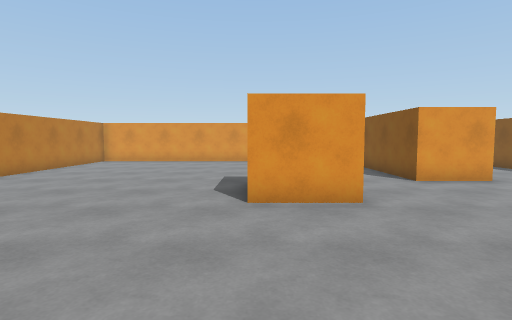
View 1 (above)

14 first-person views from a walk through a Unity game level. The camera is 1.3 m above the floor, tilts 4° down and sees 80° across. The floor is counted in squares, 1 m on a side. Each view is taken from the middle of a square. On the plan, view 1 faces up. The plan holds only what a view shows up to about 14 squares ahead; the rest is blank. The player is left out. Some animated figures are not drawn.

View 2
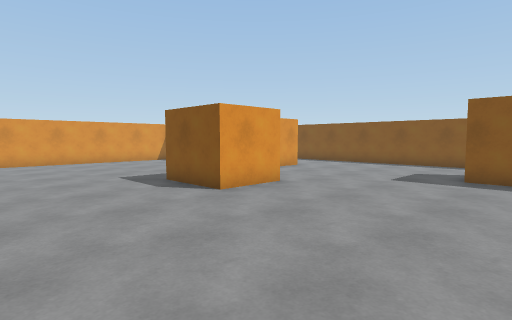

View 3
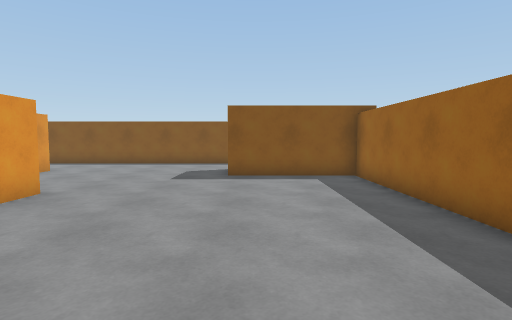

View 4
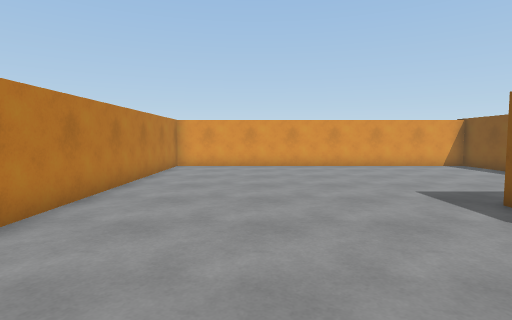

View 5
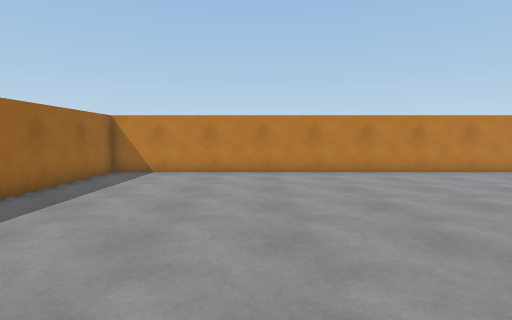

View 6
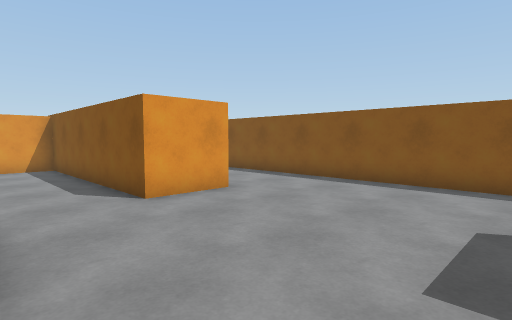

View 7
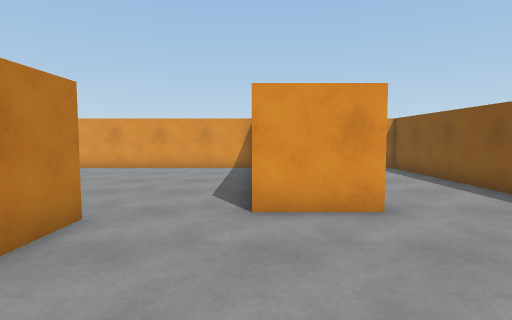

View 8
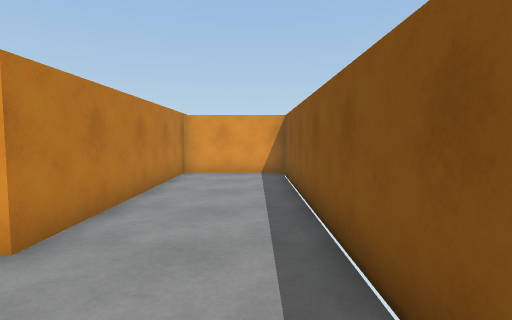

View 9
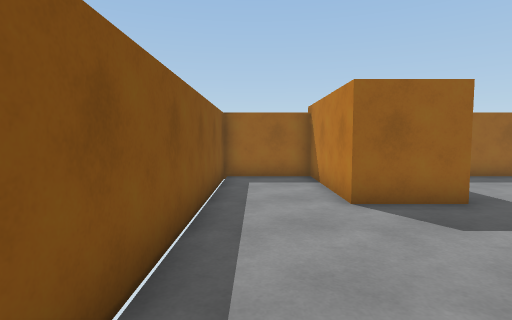

View 10
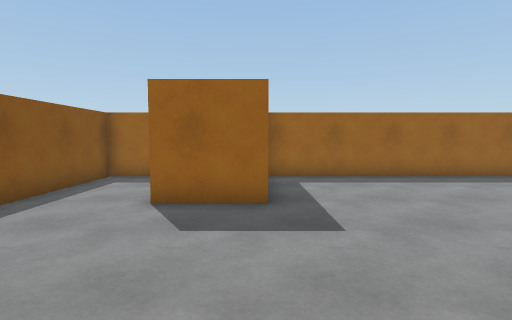

View 11
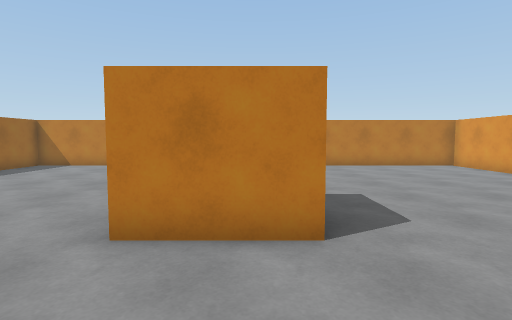

View 12
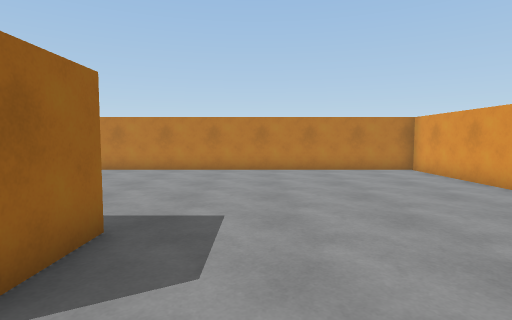

View 13
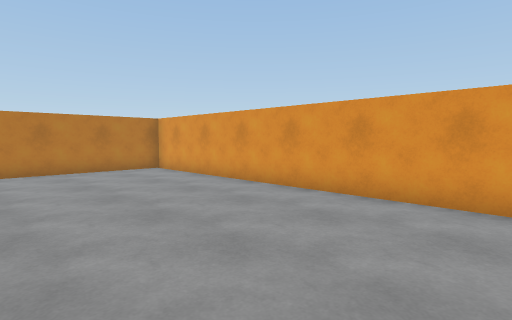

View 14
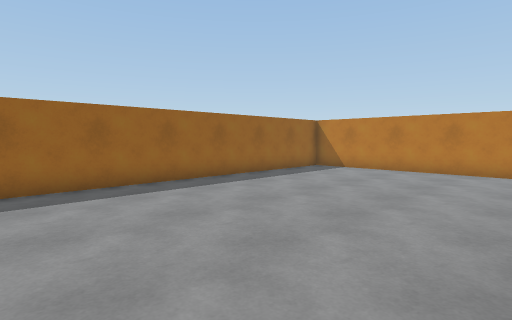

### Floor plan
Points are (right, up) in squares from view 1. A wall is a line through its corners. A room is listed if a view was taken in it or the views show most of it. See-through windows are left out.
Room 1 (views 1, 2, 3, 4, 5, 6, 7, 8, 9, 10, 11, 12, 13, 14)
walls: (2.2, 9) (2.2, 6.1) (-0.2, 6.1) (-0.2, 8.9) (1.6, 8.9); (4.9, 9.3) (4.9, 17.6) (-8.8, 17.6) (-8.8, -2.6) (5.8, -2.6) (5.8, 2) (8.1, 2) (8.1, -2.6) (11.1, -2.6) (11.1, 17.6) (7.3, 17.6) (7.3, 9.3) (4.9, 9.3)

Where each view was taken, in squares from view 1:
view 1: 0 up, 0 right, facing up
view 2: 0 up, 5 left, facing up-right
view 3: 1 up, 5 left, facing right
view 4: 3 up, 5 left, facing up
view 5: 3 up, 3 right, facing left
view 6: 3 up, 2 right, facing up-right
view 7: 4 up, 5 right, facing up
view 8: 6 up, 10 right, facing up
view 9: 8 up, 10 right, facing down
view 10: 8 up, 6 right, facing down
view 11: 8 up, 6 right, facing left
view 12: 11 up, 4 right, facing left
view 13: 11 up, 4 right, facing up-left
view 14: 6 up, 4 right, facing down-left
